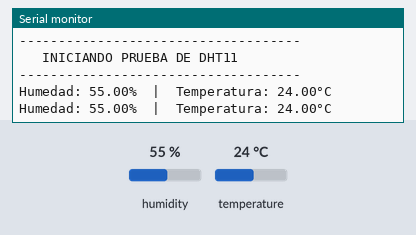
The sketch below on a simulated ESP32. On the bench: the last lines printed to the serial monitor. The test bench sets the inputs (shaded band); at power-on: humidity 55 %, temperature 24 °C.

Above: at 4.8 s.
4.9 s: humidity set to 22 %
At 7.5 s:
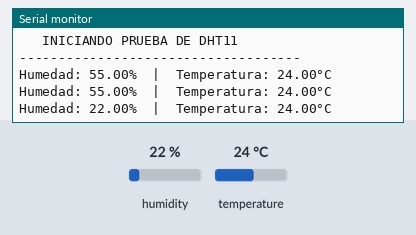
7.9 s: temperature set to 12 °C
At 8.7 s:
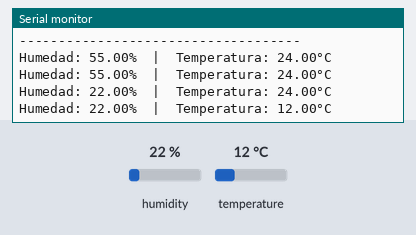
10.9 s: humidity set to 40 %
At 13.5 s:
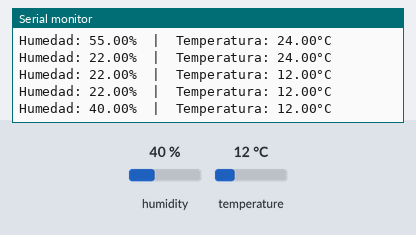
Timing chart, 0 to 15.0 s (numbered marks = the images above; inputs shaded):
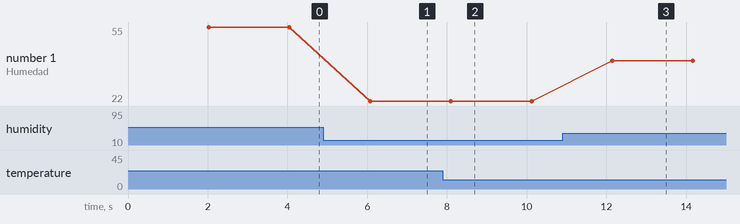

Measured:
- after the input at 4.9 s, the serial monitor: prints a new line after 1.2 s (image 1)
- after the input at 7.9 s, the serial monitor: prints a new line after 0.20 s (image 2)
- after the input at 10.9 s, the serial monitor: prints a new line after 1.2 s (image 3)
- plotted number 1: 55 → 22 after the input at 4.9 s, 22 → 40 after the input at 10.9 s

The sketch:

test_dht11.ino
```cpp
#include "DHT.h"

// Configuración del pin y tipo de sensor
// Asegúrate de que estás usando el PIN 4 en tu ESP32,
// o cambia este número si lo has conectado a otro sitio.
#define DHTPIN   4
#define DHTTYPE  DHT11

DHT dht(DHTPIN, DHTTYPE);

void setup() {
  Serial.begin(115200);
  Serial.println(F("------------------------------------"));
  Serial.println(F("   INICIANDO PRUEBA DE DHT11       "));
  Serial.println(F("------------------------------------"));

  dht.begin();
}

void loop() {
  // Esperar 2 segundos entre medidas (el DHT11 es lento)
  delay(2000);

  // Leer humedad
  float h = dht.readHumidity();
  // Leer temperatura en Celsius
  float t = dht.readTemperature();

  // Comprobar si la lectura falló
  if (isnan(h) || isnan(t)) {
    Serial.println(F("❌ Error: No se puede leer del sensor DHT11."));
    Serial.println(F("   -> Revisa cables (VCC, GND, DATA)"));
    Serial.println(F("   -> Revisa si necesitas una resistencia pull-up (4.7k o 10k) entre VCC y DATA"));
    return;
  }

  Serial.print(F("Humedad: "));
  Serial.print(h);
  Serial.print(F("%  |  Temperatura: "));
  Serial.print(t);
  Serial.println(F("°C"));
}
```
